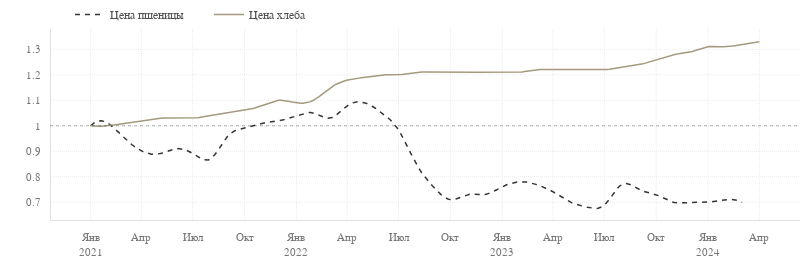

Notebook cell for this chart:
### Code cell
fig = go.Figure(layout=dict(width=800, height=270))


fig.add_trace(
    go.Scatter(
        x=smoothed(normalized_by_first(wheat).round(2), datetime_index=True).index,
        y=smoothed(normalized_by_first(wheat).round(2),  datetime_index=True).values.ravel(),
        mode='lines', line_color=palette[-5], line_dash='5px', hoverinfo='skip',
        name='Цена пшеницы'
    )
)
fig.add_trace(
    go.Scatter(
        x=normalized_by_first(wheat).round(2).index,
        y=normalized_by_first(wheat).round(2).values.ravel(),
        marker=dict(opacity=0, size=5),
        mode='markers', line_color=palette[-5], showlegend=False,
        name='Цена пшеницы'
    )
)
fig.add_trace(
    go.Scatter(
        x=smoothed(normalized_by_first(bread).round(2), datetime_index=True).index,
        y=smoothed(normalized_by_first(bread).round(2),  datetime_index=True).values.ravel(),
        mode='lines', line_color=palette[6], hoverinfo='skip', name='Цена хлеба'
    )
)
fig.add_trace(
    go.Scatter(
        x=normalized_by_first(bread).round(2).index,
        y=normalized_by_first(bread).round(2).values.ravel(),
        marker=dict(opacity=0, size=5),
        mode='markers', line_color=palette[6], name='Цена хлеба', showlegend=False
    )
)
fig.update_xaxes(
    dtick='M3',
    tickformat="%b<br>%Y",
    labelalias=xtickaliases
)
fig.update_yaxes(
    dtick=0.1
)

pl_hline(1)

fig.show(config=config)
pl_savefig(figure=fig, name='price-bread', path=path_save_img, config=config, fmt='html')

### Figure 1 — Plotly figure (JSON) as saved in the notebook; plotly's stock layout.template omitted (floating-point values rounded to 4 significant figures; data arrays with more than 128 entries replaced by an {"elided": "..."} marker saying what was removed)
{"data": [{"hoverinfo": "skip", "line": {"color": "#353535", "dash": "5px"}, "mode": "lines", "name": "Цена пшеницы", "type": "scatter", "x": {"elided": "300 str values"}, "y": {"elided": "300 float values"}}, {"line": {"color": "#353535"}, "marker": {"opacity": 0, "size": 5}, "mode": "markers", "name": "Цена пшеницы", "showlegend": false, "type": "scatter", "x": ["2021-01-01T00:00:00", "2021-02-01T00:00:00", "2021-03-01T00:00:00", "2021-04-01T00:00:00", "2021-05-01T00:00:00", "2021-06-01T00:00:00", "2021-07-01T00:00:00", "2021-08-01T00:00:00", "2021-09-01T00:00:00", "2021-10-01T00:00:00", "2021-11-01T00:00:00", "2021-12-01T00:00:00", "2022-01-01T00:00:00", "2022-02-01T00:00:00", "2022-03-01T00:00:00", "2022-04-01T00:00:00", "2022-05-01T00:00:00", "2022-06-01T00:00:00", "2022-07-01T00:00:00", "2022-08-01T00:00:00", "2022-09-01T00:00:00", "2022-10-01T00:00:00", "2022-11-01T00:00:00", "2022-12-01T00:00:00", "2023-01-01T00:00:00", "2023-02-01T00:00:00", "2023-03-01T00:00:00", "2023-04-01T00:00:00", "2023-05-01T00:00:00", "2023-06-01T00:00:00", "2023-07-01T00:00:00", "2023-08-01T00:00:00", "2023-09-01T00:00:00", "2023-10-01T00:00:00", "2023-11-01T00:00:00", "2023-12-01T00:00:00", "2024-01-01T00:00:00", "2024-02-01T00:00:00", "2024-03-01T00:00:00"], "y": [1, 1.01, 0.95, 0.9, 0.89, 0.91, 0.89, 0.87, 0.96, 0.99, 1.01, 1.02, 1.04, 1.05, 1.03, 1.08, 1.09, 1.05, 0.98, 0.85, 0.76, 0.71, 0.73, 0.73, 0.76, 0.78, 0.77, 0.74, 0.7, 0.68, 0.69, 0.77, 0.75, 0.73, 0.7, 0.7, 0.7, 0.71, 0.7]}, {"hoverinfo": "skip", "line": {"color": "#A39A7D"}, "mode": "lines", "name": "Цена хлеба", "type": "scatter", "x": {"elided": "300 str values"}, "y": {"elided": "300 float values"}}, {"line": {"color": "#A39A7D"}, "marker": {"opacity": 0, "size": 5}, "mode": "markers", "name": "Цена хлеба", "showlegend": false, "type": "scatter", "x": ["2021-01-01T00:00:00", "2021-02-01T00:00:00", "2021-03-01T00:00:00", "2021-04-01T00:00:00", "2021-05-01T00:00:00", "2021-06-01T00:00:00", "2021-07-01T00:00:00", "2021-08-01T00:00:00", "2021-09-01T00:00:00", "2021-10-01T00:00:00", "2021-11-01T00:00:00", "2021-12-01T00:00:00", "2022-01-01T00:00:00", "2022-02-01T00:00:00", "2022-03-01T00:00:00", "2022-04-01T00:00:00", "2022-05-01T00:00:00", "2022-06-01T00:00:00", "2022-07-01T00:00:00", "2022-08-01T00:00:00", "2022-09-01T00:00:00", "2022-10-01T00:00:00", "2022-11-01T00:00:00", "2022-12-01T00:00:00", "2023-01-01T00:00:00", "2023-02-01T00:00:00", "2023-03-01T00:00:00", "2023-04-01T00:00:00", "2023-05-01T00:00:00", "2023-06-01T00:00:00", "2023-07-01T00:00:00", "2023-08-01T00:00:00", "2023-09-01T00:00:00", "2023-10-01T00:00:00", "2023-11-01T00:00:00", "2023-12-01T00:00:00", "2024-01-01T00:00:00", "2024-02-01T00:00:00", "2024-03-01T00:00:00", "2024-04-01T00:00:00"], "y": [1, 1, 1.01, 1.02, 1.03, 1.03, 1.03, 1.04, 1.05, 1.06, 1.08, 1.1, 1.09, 1.1, 1.15, 1.18, 1.19, 1.2, 1.2, 1.21, 1.21, 1.21, 1.21, 1.21, 1.21, 1.21, 1.22, 1.22, 1.22, 1.22, 1.22, 1.23, 1.24, 1.26, 1.28, 1.29, 1.31, 1.31, 1.32, 1.33]}], "layout": {"height": 270, "shapes": [{"line": {"color": "black", "dash": "3px", "width": 1}, "opacity": 0.3, "type": "line", "x0": 0, "x1": 1, "xref": "x domain", "y0": 1, "y1": 1, "yref": "y"}], "width": 800, "xaxis": {"autorange": true, "dtick": "M3", "labelalias": {"Apr<br>2021": "Апр", "Apr<br>2022": "Апр", "Apr<br>2023": "Апр", "Apr<br>2024": "Апр", "Aug<br>2021": "Авг", "Aug<br>2022": "Авг", "Aug<br>2023": "Авг", "Aug<br>2024": "Авг", "Dec<br>2021": "Дек", "Dec<br>2022": "Дек", "Dec<br>2023": "Дек", "Dec<br>2024": "Дек", "Feb<br>2021": "Фев", "Feb<br>2022": "Фев", "Feb<br>2023": "Фев", "Feb<br>2024": "Фев", "Jan<br>2021": "Янв<br>2021", "Jan<br>2022": "Янв<br>2022", "Jan<br>2023": "Янв<br>2023", "Jan<br>2024": "Янв<br>2024", "Jul<br>2021": "Июл", "Jul<br>2022": "Июл", "Jul<br>2023": "Июл", "Jul<br>2024": "Июл", "Jun<br>2021": "Июн", "Jun<br>2022": "Июн", "Jun<br>2023": "Июн", "Jun<br>2024": "Июн", "Mar<br>2021": "Мар", "Mar<br>2022": "Мар", "Mar<br>2023": "Мар", "Mar<br>2024": "Мар", "May<br>2021": "Май", "May<br>2022": "Май", "May<br>2023": "Май", "May<br>2024": "Май", "Nov<br>2021": "Ноя", "Nov<br>2022": "Ноя", "Nov<br>2023": "Ноя", "Nov<br>2024": "Ноя", "Oct<br>2021": "Окт", "Oct<br>2022": "Окт", "Oct<br>2023": "Окт", "Oct<br>2024": "Окт", "Sep<br>2021": "Сен", "Sep<br>2022": "Сен", "Sep<br>2023": "Сен", "Sep<br>2024": "Сен"}, "range": ["2020-10-20 22:52:42.6168", "2024-06-12 01:07:17.3832"], "tickformat": "%b<br>%Y", "type": "date"}, "yaxis": {"autorange": true, "dtick": 0.1, "range": [0.6303, 1.38], "type": "linear"}}}
